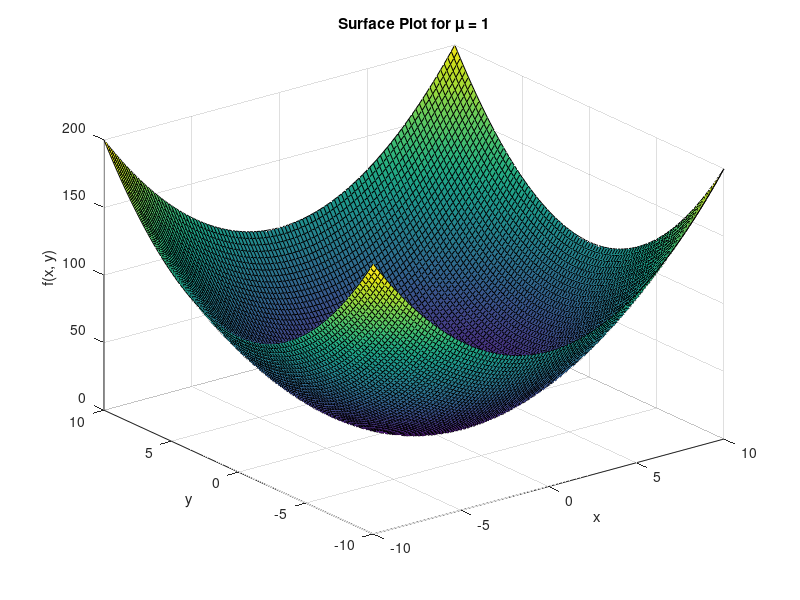
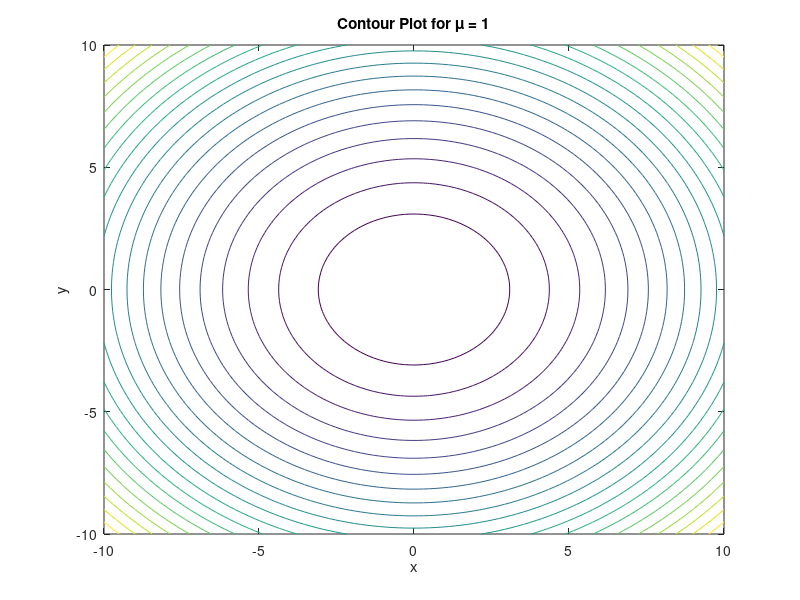
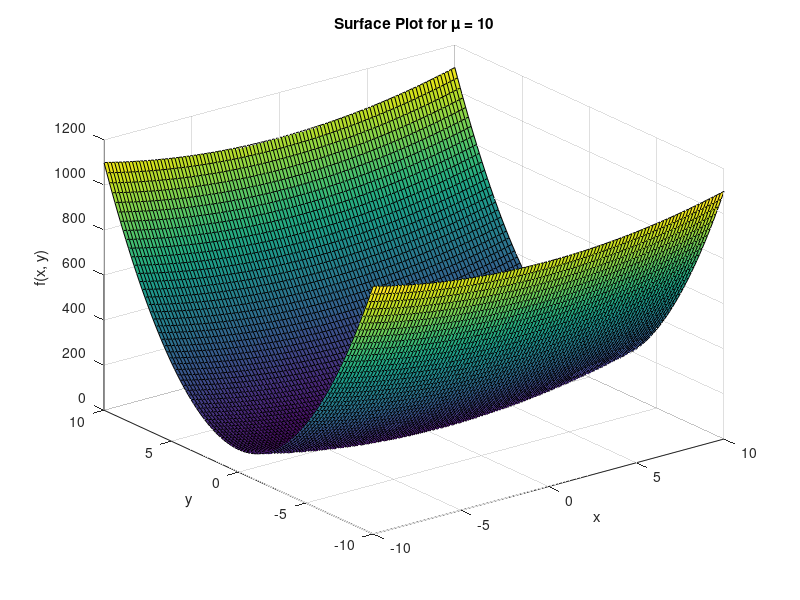
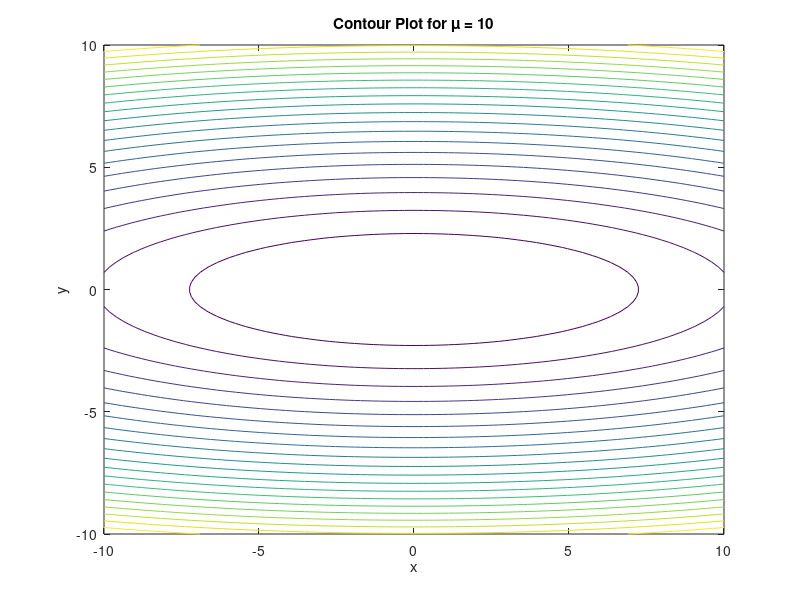

Write MATLAB code to recreate these figures, in order. (Note: this script raises an error after producing the figures.)
%% Exercise n° 3

%% 3.2


% Define the range for the plot
x = linspace(-10, 10, 100);
y = linspace(-10, 10, 100);
[X, Y] = meshgrid(x, y);


% Compute the function values
z_mu_1 = X.^2 + 1 * Y.^2; % For mu = 1
z_mu_10 = X.^2 + 10 * Y.^2; % For mu = 10



% mu =1

% surface plot

figure;
% subplot(1, 2, 1);
surf(X, Y, z_mu_1);
title('Surface Plot for \mu = 1');
xlabel('x');
ylabel('y');
zlabel('f(x, y)');

%contour plot
figure;
contour(X, Y, z_mu_1, 20); % 20 contour levels
title('Contour Plot for \mu = 1');
xlabel('x');
ylabel('y');

% mu =10 

%surface plot

figure;

surf(X, Y, z_mu_10);
title('Surface Plot for \mu = 10');
xlabel('x');
ylabel('y');
zlabel('f(x, y)');

%contour plot
figure;
contour(X, Y, z_mu_10, 20); % 20 contour levels
title('Contour Plot for \mu = 10');
xlabel('x');
ylabel('y');


%% 3.4 and 3.5

%Variables declaration


N = 100; % Max number of iterations
epsilon = 1e-8;

f = @(x, y, mu) x.^2 + mu * y.^2; 
f_gradient = @(x,mu) ([2*x(1); 2*mu*x(2)]);
A=@(mu)[2 0 ; 0 2*mu];


%% Minimize f for mu = 1

mu=1;

% Point (10,0)
x=[10,0];

[~,energy_f,grad_norms,iter]=steepestDescent(A(mu),x,mu,f,f_gradient,N,epsilon);

%Print the plots for Ex. 3.5
printPlots(f,mu,energy_f,grad_norms,iter,epsilon);


% Point (0,10)
x=[0,10];
[~,energy_f,grad_norms,iter]=steepestDescent(A(mu),x,mu,f,f_gradient,N,epsilon);

%Print the plots for Ex. 3.5
printPlots(f,mu,energy_f,grad_norms,iter,epsilon);

% Point (10,10)
x=[10,10];
[~,energy_f,grad_norms,iter]=steepestDescent(A(mu),x,mu,f,f_gradient,N,epsilon);

%Print the plots for Ex. 3.5
printPlots(f,mu,energy_f,grad_norms,iter,epsilon);

%% Minimize f for mu = 10

mu=10;

% Point (10,0)
x=[10,0];

[~,energy_f,grad_norms,iter]=steepestDescent(A(mu),x,mu,f,f_gradient,N,epsilon);

%Print the plots for Ex. 3.5
printPlots(f,mu,energy_f,grad_norms,iter,epsilon);


% Point (0,10)
x=[0,10];
[~,energy_f,grad_norms,iter]=steepestDescent(A(mu),x,mu,f,f_gradient,N,epsilon);

%Print the plots for Ex. 3.5
printPlots(f,mu,energy_f,grad_norms,iter,epsilon);
 
% Point (10,10)
x=[10,10];
[~,energy_f,grad_norms,iter]=steepestDescent(A(mu),x,mu,f,f_gradient,N,epsilon);

%Print the plots for Ex. 3.5
printPlots(f,mu,energy_f,grad_norms,iter,epsilon);












